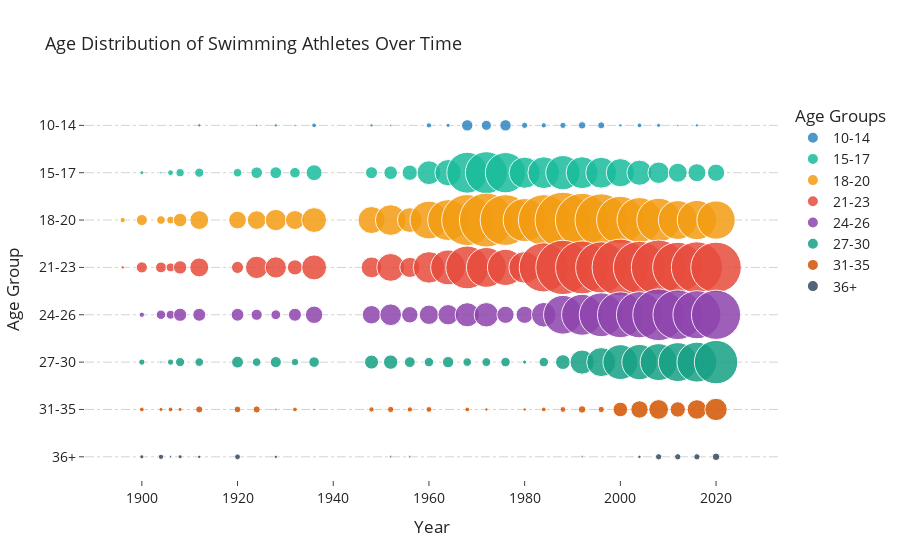

The notebook cell saved with this chart:
### Markdown cell above
# Age

### Code cell
df = olympics_data[olympics_data['Sport'] == 'Swimming'].copy()

bins = [10, 14, 17, 20, 23, 26, 30, 35, 100]
labels = ["10-14", "15-17", "18-20", "21-23", "24-26", "27-30", "31-35", "36+"]
df["Age Group"] = pd.cut(df["Age"], bins=bins, labels=labels, right=False)

df_grouped = df.groupby(["Year", "Age Group"]).size().reset_index(name="Count")

color_palette = ["#2E86C1", "#1ABC9C", "#F39C12", "#E74C3C", "#8E44AD", "#16A085", "#D35400", "#34495E"]

# Bubble chart
fig = px.scatter(df_grouped,
                 x="Year",
                 y="Age Group",
                 size="Count",
                 color="Age Group",
                 color_discrete_sequence=color_palette,
                 title="Age Distribution of Swimming Athletes Over Time",
                 labels={"Year": "Year", "Age Group": "Age Group", "Count": "Number of Athletes"},
                 opacity=0.85,
                 size_max=40)

# Styling
fig.update_layout(
    template="simple_white",
    font=dict(size=14),
    title_font=dict(size=18),
    plot_bgcolor="white",
    paper_bgcolor="white",
    xaxis=dict(
        showline=False,
        showgrid=False,
        tickmode="array",
    ),
    yaxis=dict(
        showline=False,
        showgrid=True,
        gridcolor="lightgray",
        gridwidth=1,
        griddash="dashdot",
    ),
    legend_title_text="Age Groups",
)

fig.show()

### Figure 1 — Plotly figure (JSON) as saved in the notebook; plotly's stock layout.template omitted (floating-point values rounded to 4 significant figures)
{"data": [{"hovertemplate": "Age Group=%{y}<br>Year=%{x}<br>Number of Athletes=%{marker.size}<extra></extra>", "legendgroup": "10-14", "marker": {"color": "#2E86C1", "opacity": 0.85, "size": [0, 0, 0, 0, 0, 2, 0, 1, 2, 1, 4, 2, 1, 0, 5, 3, 23, 18, 23, 7, 5, 7, 10, 9, 2, 4, 3, 1, 2, 0], "sizemode": "area", "sizeref": 0.3556, "symbol": "circle"}, "mode": "markers", "name": "10-14", "orientation": "h", "showlegend": true, "type": "scatter", "x": [1896, 1900, 1904, 1906, 1908, 1912, 1920, 1924, 1928, 1932, 1936, 1948, 1952, 1956, 1960, 1964, 1968, 1972, 1976, 1980, 1984, 1988, 1992, 1996, 2000, 2004, 2008, 2012, 2016, 2020], "xaxis": "x", "y": ["10-14", "10-14", "10-14", "10-14", "10-14", "10-14", "10-14", "10-14", "10-14", "10-14", "10-14", "10-14", "10-14", "10-14", "10-14", "10-14", "10-14", "10-14", "10-14", "10-14", "10-14", "10-14", "10-14", "10-14", "10-14", "10-14", "10-14", "10-14", "10-14", "10-14"], "yaxis": "y"}, {"hovertemplate": "Age Group=%{y}<br>Year=%{x}<br>Number of Athletes=%{marker.size}<extra></extra>", "legendgroup": "15-17", "marker": {"color": "#1ABC9C", "opacity": 0.85, "size": [0, 3, 1, 6, 12, 15, 13, 24, 25, 20, 45, 26, 33, 42, 101, 124, 297, 314, 289, 173, 180, 209, 182, 170, 142, 113, 82, 64, 58, 53], "sizemode": "area", "sizeref": 0.3556, "symbol": "circle"}, "mode": "markers", "name": "15-17", "orientation": "h", "showlegend": true, "type": "scatter", "x": [1896, 1900, 1904, 1906, 1908, 1912, 1920, 1924, 1928, 1932, 1936, 1948, 1952, 1956, 1960, 1964, 1968, 1972, 1976, 1980, 1984, 1988, 1992, 1996, 2000, 2004, 2008, 2012, 2016, 2020], "xaxis": "x", "y": ["15-17", "15-17", "15-17", "15-17", "15-17", "15-17", "15-17", "15-17", "15-17", "15-17", "15-17", "15-17", "15-17", "15-17", "15-17", "15-17", "15-17", "15-17", "15-17", "15-17", "15-17", "15-17", "15-17", "15-17", "15-17", "15-17", "15-17", "15-17", "15-17", "15-17"], "yaxis": "y"}, {"hovertemplate": "Age Group=%{y}<br>Year=%{x}<br>Number of Athletes=%{marker.size}<extra></extra>", "legendgroup": "18-20", "marker": {"color": "#F39C12", "opacity": 0.85, "size": [5, 22, 13, 11, 33, 63, 56, 62, 81, 64, 110, 130, 167, 109, 255, 296, 462, 517, 457, 329, 459, 551, 507, 488, 401, 359, 339, 268, 274, 261], "sizemode": "area", "sizeref": 0.3556, "symbol": "circle"}, "mode": "markers", "name": "18-20", "orientation": "h", "showlegend": true, "type": "scatter", "x": [1896, 1900, 1904, 1906, 1908, 1912, 1920, 1924, 1928, 1932, 1936, 1948, 1952, 1956, 1960, 1964, 1968, 1972, 1976, 1980, 1984, 1988, 1992, 1996, 2000, 2004, 2008, 2012, 2016, 2020], "xaxis": "x", "y": ["18-20", "18-20", "18-20", "18-20", "18-20", "18-20", "18-20", "18-20", "18-20", "18-20", "18-20", "18-20", "18-20", "18-20", "18-20", "18-20", "18-20", "18-20", "18-20", "18-20", "18-20", "18-20", "18-20", "18-20", "18-20", "18-20", "18-20", "18-20", "18-20", "18-20"], "yaxis": "y"}, {"hovertemplate": "Age Group=%{y}<br>Year=%{x}<br>Number of Athletes=%{marker.size}<extra></extra>", "legendgroup": "21-23", "marker": {"color": "#E74C3C", "opacity": 0.85, "size": [2, 22, 21, 14, 32, 64, 26, 89, 80, 41, 111, 77, 138, 72, 177, 216, 326, 282, 233, 179, 429, 524, 500, 466, 569, 485, 531, 449, 466, 454], "sizemode": "area", "sizeref": 0.3556, "symbol": "circle"}, "mode": "markers", "name": "21-23", "orientation": "h", "showlegend": true, "type": "scatter", "x": [1896, 1900, 1904, 1906, 1908, 1912, 1920, 1924, 1928, 1932, 1936, 1948, 1952, 1956, 1960, 1964, 1968, 1972, 1976, 1980, 1984, 1988, 1992, 1996, 2000, 2004, 2008, 2012, 2016, 2020], "xaxis": "x", "y": ["21-23", "21-23", "21-23", "21-23", "21-23", "21-23", "21-23", "21-23", "21-23", "21-23", "21-23", "21-23", "21-23", "21-23", "21-23", "21-23", "21-23", "21-23", "21-23", "21-23", "21-23", "21-23", "21-23", "21-23", "21-23", "21-23", "21-23", "21-23", "21-23", "21-23"], "yaxis": "y"}, {"hovertemplate": "Age Group=%{y}<br>Year=%{x}<br>Number of Athletes=%{marker.size}<extra></extra>", "legendgroup": "24-26", "marker": {"color": "#8E44AD", "opacity": 0.85, "size": [0, 5, 16, 14, 31, 30, 29, 22, 17, 30, 54, 61, 84, 48, 67, 74, 104, 106, 53, 53, 108, 267, 298, 342, 373, 379, 476, 438, 410, 431], "sizemode": "area", "sizeref": 0.3556, "symbol": "circle"}, "mode": "markers", "name": "24-26", "orientation": "h", "showlegend": true, "type": "scatter", "x": [1896, 1900, 1904, 1906, 1908, 1912, 1920, 1924, 1928, 1932, 1936, 1948, 1952, 1956, 1960, 1964, 1968, 1972, 1976, 1980, 1984, 1988, 1992, 1996, 2000, 2004, 2008, 2012, 2016, 2020], "xaxis": "x", "y": ["24-26", "24-26", "24-26", "24-26", "24-26", "24-26", "24-26", "24-26", "24-26", "24-26", "24-26", "24-26", "24-26", "24-26", "24-26", "24-26", "24-26", "24-26", "24-26", "24-26", "24-26", "24-26", "24-26", "24-26", "24-26", "24-26", "24-26", "24-26", "24-26", "24-26"], "yaxis": "y"}, {"hovertemplate": "Age Group=%{y}<br>Year=%{x}<br>Number of Athletes=%{marker.size}<extra></extra>", "legendgroup": "27-30", "marker": {"color": "#16A085", "opacity": 0.85, "size": [0, 7, 1, 7, 15, 13, 25, 13, 22, 10, 20, 35, 37, 21, 16, 23, 13, 14, 16, 3, 16, 39, 104, 150, 216, 222, 242, 269, 283, 336], "sizemode": "area", "sizeref": 0.3556, "symbol": "circle"}, "mode": "markers", "name": "27-30", "orientation": "h", "showlegend": true, "type": "scatter", "x": [1896, 1900, 1904, 1906, 1908, 1912, 1920, 1924, 1928, 1932, 1936, 1948, 1952, 1956, 1960, 1964, 1968, 1972, 1976, 1980, 1984, 1988, 1992, 1996, 2000, 2004, 2008, 2012, 2016, 2020], "xaxis": "x", "y": ["27-30", "27-30", "27-30", "27-30", "27-30", "27-30", "27-30", "27-30", "27-30", "27-30", "27-30", "27-30", "27-30", "27-30", "27-30", "27-30", "27-30", "27-30", "27-30", "27-30", "27-30", "27-30", "27-30", "27-30", "27-30", "27-30", "27-30", "27-30", "27-30", "27-30"], "yaxis": "y"}, {"hovertemplate": "Age Group=%{y}<br>Year=%{x}<br>Number of Athletes=%{marker.size}<extra></extra>", "legendgroup": "31-35", "marker": {"color": "#D35400", "opacity": 0.85, "size": [0, 4, 3, 4, 3, 9, 8, 9, 1, 4, 1, 5, 7, 5, 6, 0, 4, 2, 0, 2, 4, 6, 10, 7, 38, 54, 69, 42, 68, 89], "sizemode": "area", "sizeref": 0.3556, "symbol": "circle"}, "mode": "markers", "name": "31-35", "orientation": "h", "showlegend": true, "type": "scatter", "x": [1896, 1900, 1904, 1906, 1908, 1912, 1920, 1924, 1928, 1932, 1936, 1948, 1952, 1956, 1960, 1964, 1968, 1972, 1976, 1980, 1984, 1988, 1992, 1996, 2000, 2004, 2008, 2012, 2016, 2020], "xaxis": "x", "y": ["31-35", "31-35", "31-35", "31-35", "31-35", "31-35", "31-35", "31-35", "31-35", "31-35", "31-35", "31-35", "31-35", "31-35", "31-35", "31-35", "31-35", "31-35", "31-35", "31-35", "31-35", "31-35", "31-35", "31-35", "31-35", "31-35", "31-35", "31-35", "31-35", "31-35"], "yaxis": "y"}, {"hovertemplate": "Age Group=%{y}<br>Year=%{x}<br>Number of Athletes=%{marker.size}<extra></extra>", "legendgroup": "36+", "marker": {"color": "#34495E", "opacity": 0.85, "size": [0, 3, 5, 1, 3, 2, 6, 0, 2, 0, 0, 0, 1, 1, 0, 0, 0, 0, 0, 0, 0, 0, 1, 0, 0, 2, 7, 7, 7, 10], "sizemode": "area", "sizeref": 0.3556, "symbol": "circle"}, "mode": "markers", "name": "36+", "orientation": "h", "showlegend": true, "type": "scatter", "x": [1896, 1900, 1904, 1906, 1908, 1912, 1920, 1924, 1928, 1932, 1936, 1948, 1952, 1956, 1960, 1964, 1968, 1972, 1976, 1980, 1984, 1988, 1992, 1996, 2000, 2004, 2008, 2012, 2016, 2020], "xaxis": "x", "y": ["36+", "36+", "36+", "36+", "36+", "36+", "36+", "36+", "36+", "36+", "36+", "36+", "36+", "36+", "36+", "36+", "36+", "36+", "36+", "36+", "36+", "36+", "36+", "36+", "36+", "36+", "36+", "36+", "36+", "36+"], "yaxis": "y"}], "layout": {"font": {"size": 14}, "legend": {"itemsizing": "constant", "title": {"text": "Age Groups"}, "tracegroupgap": 0}, "paper_bgcolor": "white", "plot_bgcolor": "white", "title": {"font": {"size": 18}, "text": "Age Distribution of Swimming Athletes Over Time"}, "xaxis": {"anchor": "y", "domain": [0, 1], "showgrid": false, "showline": false, "tickmode": "array", "title": {"text": "Year"}}, "yaxis": {"anchor": "x", "categoryarray": ["36+", "31-35", "27-30", "24-26", "21-23", "18-20", "15-17", "10-14"], "categoryorder": "array", "domain": [0, 1], "gridcolor": "lightgray", "griddash": "dashdot", "gridwidth": 1, "showgrid": true, "showline": false, "title": {"text": "Age Group"}}}}
